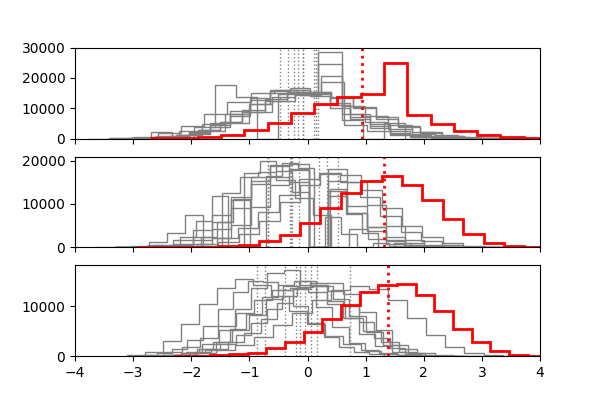

Reproduce this figure in Python.

from __future__ import print_function
import numpy as np
# import random
# import argparse
import matplotlib as mpl
mpl.use('Agg', warn=False)
import matplotlib.pyplot as plt
from nn_growable import NeuralNetwork
# import mnist
import skl
import utils
# import seaborn as sns
# import sys
import random

random.seed()

iters = 10 * 10 ** 4
num = 0

imgs_l = [skl.get_imgs_by_number(i) for i in range(10)]
strength_matrix_l = [utils.read_pickle('pkl/nn_growable_' + str(i) + '.pkl') for i in range(10)]

# fig, axes = plt.subplots(4, 1, figsize=(6, 6), sharex=True, sharey=False)
fig, axes = plt.subplots(3, 1, figsize=(6, 4), sharex=True, sharey=False)
axes = axes.flatten()

validators = [
    lambda img, matrix: NeuralNetwork.validate_original(img, matrix),
    lambda img, matrix: NeuralNetwork.validate_step(img, matrix, threshold=.6),
    lambda img, matrix: NeuralNetwork.validate_linear(img, matrix, power=3, weight=10)]
    # lambda img, matrix: NeuralNetwork.validate_threshold(img, matrix, power=3, threshhold=.2, weight=10)]

imgs = imgs_l[num]
for k, vldt in enumerate(validators):
    matrix = strength_matrix_l[num]
    results_l = [[], [], [], [], [], [], [], [], [], []]
    for matrix, result in zip(strength_matrix_l, results_l):
        for i in range(iters):
            img = random.choice(imgs)[1]
            result.append(vldt(img, matrix))

    # get the mu and std for z-scores
    results_l_part = [i for i in results_l if i != num]
    neg = []
    for i in results_l_part:
        neg += i
    neg = np.array(neg)
    neg_mu = neg.mean()
    neg_std = neg.std()
    pos = np.array(results_l[num])
    # print(vldt)
    print('negative:', round(neg_mu, 2), round(neg_std, 2), 'positive:', round(pos.mean(), 2), round(pos.std(), 2))

    results_a = [np.array(i) for i in results_l]
    for i, result in enumerate(results_a):
        # turn to z-score
        result = (result - neg_mu) / neg_std
        if i != num:
            color = 'gray'
            zorder = 0
            line = 1
        else:
            color = 'red'
            zorder = 1
            line = 2
            print('pos z-score:', round(result.mean(), 2), round(result.std(), 2))
        # sns.kdeplot(result, ax=axes[k], color=color, shade=False, shade_lowest=False, alpha=1, zorder=zorder)
        axes[k].axvline(x=result.mean(), linewidth=1, linestyle='dotted', color=color, zorder=zorder)
        axes[k].hist(result, histtype='step', density=False, color=color, linewidth=line, zorder=zorder, bins=20)
        axes[k].tick_params(labelsize=8)
        axes[k].set_xlim(-4, 4)
        # axes[j].set_xlim(0, 50)
        axes[k].tick_params(labelsize=10)
plt.savefig('./nn_growable_6_digit_z_score.png')
# plt.show()

